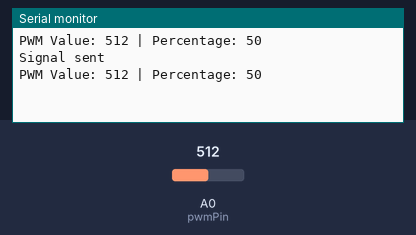
Simulated run of this sketch. Board: Arduino Uno, built with avr-gcc and run on an emulated ATmega328P. On the bench: the last lines printed to the serial monitor. The test bench sets the inputs (shaded band); at power-on: A0 (pwmPin) = 512. No radio packets arrive unless stated.

Above: at 1.8 s.
1.9 s: A0 (pwmPin) set to 716
At 2.8 s:
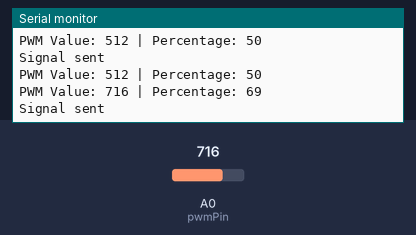
3.4 s: A0 (pwmPin) set to 900
At 5.0 s:
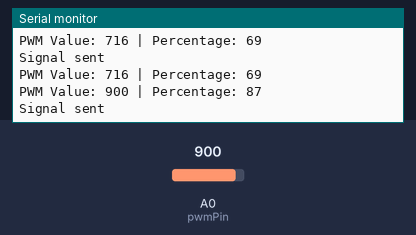
Timing chart, 0 to 6.5 s (numbered marks = the images above; inputs shaded):
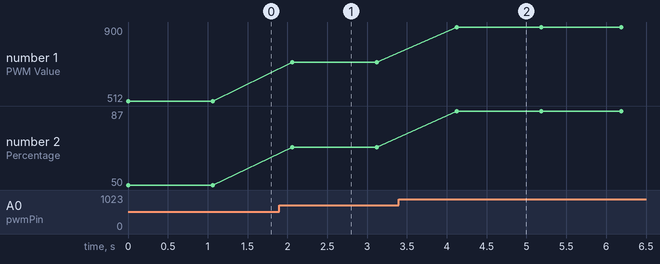

Measured:
- after the input at 1.9 s, the serial monitor: prints a new line after 0.16 s (image 1)
- after the input at 3.4 s, the serial monitor: prints a new line after 0.72 s (image 2)
- plotted number 1: 512 → 716 after the input at 1.9 s, 716 → 900 after the input at 3.4 s
- plotted number 2: 50 → 69 after the input at 1.9 s, 69 → 87 after the input at 3.4 s

The sketch:

Transmitter.ino
```cpp
#include <RH_ASK.h>
#include <SPI.h>

#define pwmPin 14

RH_ASK driver(2000, 0, 4);

int previousPercentage = -1;

void setup() {
  Serial.begin(115200);
  pinMode(pwmPin, INPUT);
  if (!driver.init()) {
    Serial.println("RF driver init failed");
  }
}

void loop() {
  // Read the PWM value from the pin
  int pwmValue = analogRead(pwmPin);

  // Map the PWM value to a percentage (0-100)
  int currentPercentage = map(pwmValue, 0, 1023, 0, 100);

  // Print the PWM value and percentage for debugging
  Serial.print("PWM Value: ");
  Serial.print(pwmValue);
  Serial.print(" | Percentage: ");
  Serial.println(currentPercentage);

  // Check if the current percentage has changed and is not within the range 90-100
  if (currentPercentage != previousPercentage && (currentPercentage < 90 || currentPercentage > 100)) {
    // Send the signal
    sendSignal();
    // Update the previous percentage
    previousPercentage = currentPercentage;
  }

  // Delay before reading PWM again
  delay(1000);
}

void sendSignal() {
  const char *msg = "Controls On!";

    driver.send((uint8_t *)msg, strlen(msg));
    driver.waitPacketSent();
  // Print a message indicating that the signal has been sent
  Serial.println("Signal sent");
}
```
